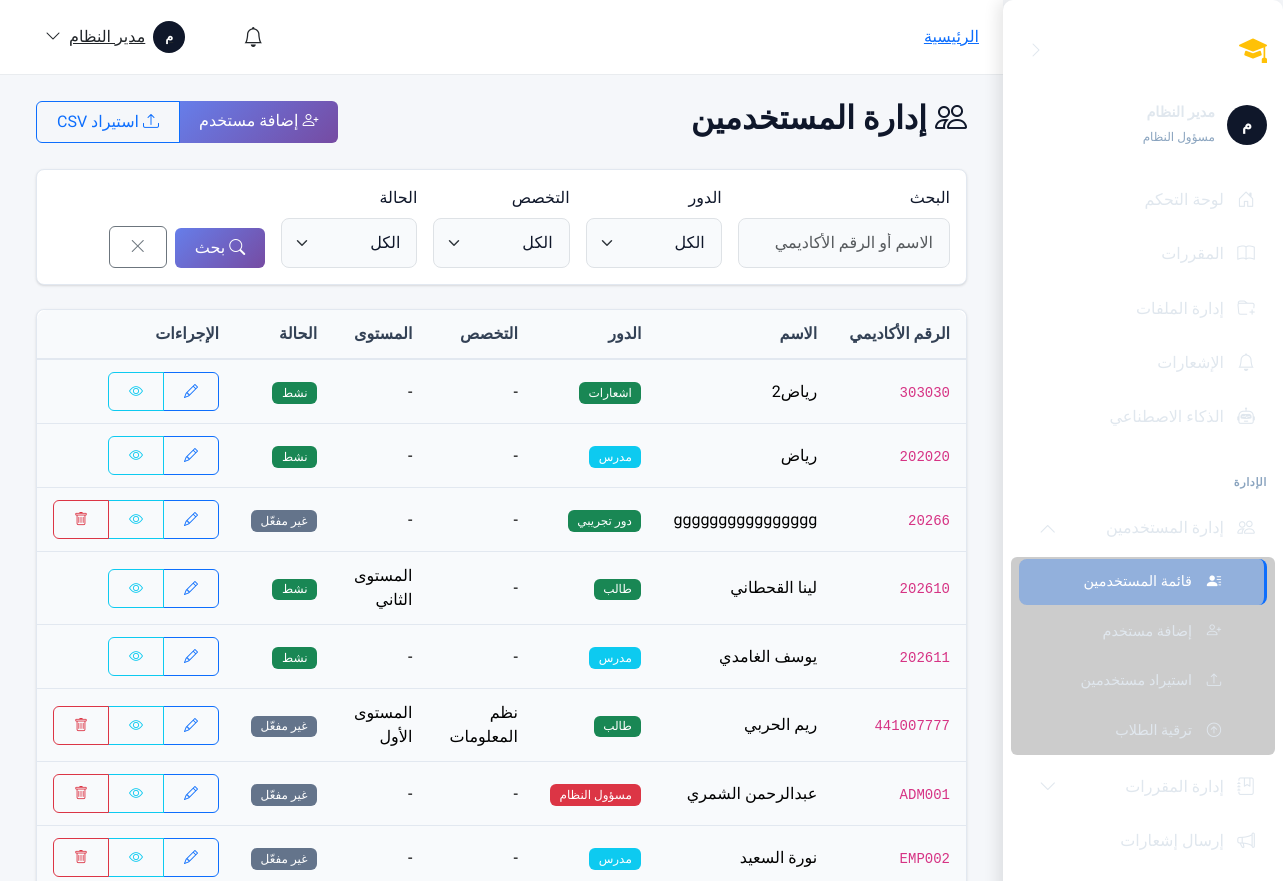
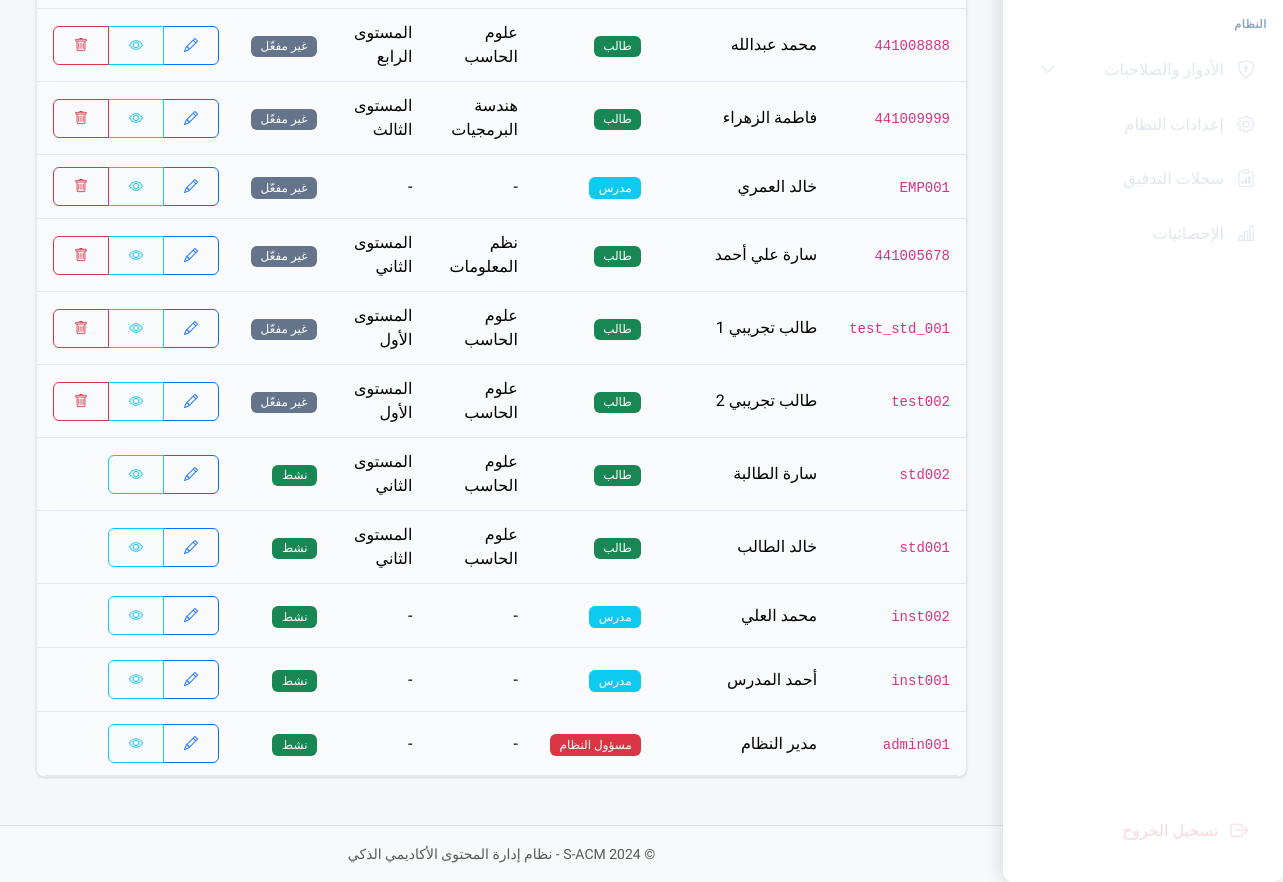
The page /accounts/admin/users/ (signed in) on the database its author committed (2 pictures, top to bottom).
### apps/accounts/models.py (models this page shows, shortened)
class User(AbstractBaseUser, PermissionsMixin):
    ACCOUNT_STATUS_CHOICES = [
        ('inactive', 'غير مفعّل'),
        ('active', 'مفعّل'),
        ('suspended', 'موقوف'),
    ]
    academic_id = models.CharField(
        max_length=50,
        unique=True,
        verbose_name='الرقم الأكاديمي/الوظيفي',
        help_text='الرقم الأكاديمي للطالب أو الرقم الوظيفي للموظف'
    )
    id_card_number = models.CharField(
        max_length=50,
        unique=True,
        verbose_name='رقم البطاقة الشخصية',
        help_text='يستخدم للتحقق من الهوية عند التفعيل'
    )
    full_name = models.CharField(
        max_length=150,
        verbose_name='الاسم الكامل'
    )
    email = models.EmailField(
        unique=True,
        blank=True,
        null=True,
        verbose_name='البريد الإلكتروني',
        help_text='يتم تعيينه عند التفعيل'
    )
    account_status = models.CharField(
        max_length=20,
        choices=ACCOUNT_STATUS_CHOICES,
        default='inactive',
        verbose_name='حالة الحساب'
    )
    role = models.ForeignKey(
        Role,
        on_delete=models.PROTECT,
        related_name='users',
        verbose_name='الدور',
        null=True,
        blank=True
    )
    major = models.ForeignKey(
        Major,
        on_delete=models.SET_NULL,
        related_name='students',
        verbose_name='التخصص',
        null=True,
        blank=True,
        help_text='للطلاب فقط'
    )
    level = models.ForeignKey(
        Level,
        on_delete=models.SET_NULL,
        related_name='students',
        verbose_name='المستوى',
        null=True,
        blank=True,
        help_text='للطلاب فقط'
    )
    is_staff = models.BooleanField(default=False, verbose_name='موظف')
    is_active = models.BooleanField(default=True, verbose_name='نشط')
    date_joined = models.DateTimeField(default=timezone.now, verbose_name='تاريخ الانضمام')
    last_login = models.DateTimeField(null=True, blank=True, verbose_name='آخر تسجيل دخول')
    profile_picture = models.ImageField(
        upload_to='profiles/',
        blank=True,
        null=True,
        verbose_name='صورة الملف الشخصي'
    )
    phone_number = models.CharField(
        max_length=20,
        blank=True,
        null=True,
        verbose_name='رقم الهاتف'
    )
    objects = UserManager()
    USERNAME_FIELD = 'academic_id'
    REQUIRED_FIELDS = ['full_name', 'id_card_number']
    class Meta:
        db_table = 'users'
        verbose_name = 'مستخدم'
        verbose_name_plural = 'المستخدمون'
        indexes = [
            models.Index(fields=['academic_id']),
            models.Index(fields=['email']),
            models.Index(fields=['account_status']),
        ]
    def is_admin(self):
        return self.role and self.role.code == Role.ADMIN
    def is_instructor(self):
        return self.role and self.role.code == Role.INSTRUCTOR
    def is_student(self):
        return self.role and self.role.code == Role.STUDENT

class Role(models.Model):
    ADMIN = 'admin'
    INSTRUCTOR = 'instructor'
    STUDENT = 'student'
    code = models.CharField(
        max_length=50,
        unique=True,
        verbose_name='كود الدور',
        help_text='معرف فريد للدور (بالإنجليزية، مثل: admin, instructor)'
    )
    display_name = models.CharField(
        max_length=100,
        verbose_name='اسم العرض',
        help_text='الاسم الذي يظهر للمستخدم'
    )
    description = models.TextField(
        blank=True,
        null=True,
        verbose_name='وصف الدور'
    )
    is_system = models.BooleanField(
        default=False,
        verbose_name='دور نظام',
        help_text='الأدوار الافتراضية التي لا يمكن حذفها'
    )
    is_active = models.BooleanField(
        default=True,
        verbose_name='نشط'
    )
    created_at = models.DateTimeField(auto_now_add=True, verbose_name='تاريخ الإنشاء')
    updated_at = models.DateTimeField(auto_now=True, verbose_name='تاريخ التحديث')
    class Meta:
        db_table = 'roles'
        verbose_name = 'دور'
        verbose_name_plural = 'الأدوار'
        ordering = ['-is_system', 'display_name']

class Level(models.Model):
    level_name = models.CharField(
        max_length=50,
        unique=True,
        verbose_name='اسم المستوى'
    )
    level_number = models.PositiveIntegerField(
        unique=True,
        verbose_name='رقم المستوى',
        help_text='رقم ترتيبي للمستوى (1, 2, 3, 4) يستخدم في الترقية الجماعية'
    )
    description = models.TextField(
        blank=True,
        null=True,
        verbose_name='وصف المستوى'
    )
    class Meta:
        db_table = 'levels'
        verbose_name = 'مستوى'
        verbose_name_plural = 'المستويات'
        ordering = ['level_number']

class Major(models.Model):
    major_name = models.CharField(
        max_length=100,
        unique=True,
        verbose_name='اسم التخصص'
    )
    description = models.TextField(
        blank=True,
        null=True,
        verbose_name='وصف التخصص'
    )
    is_active = models.BooleanField(default=True, verbose_name='نشط')
    created_at = models.DateTimeField(auto_now_add=True, verbose_name='تاريخ الإنشاء')
    class Meta:
        db_table = 'majors'
        verbose_name = 'تخصص'
        verbose_name_plural = 'التخصصات'
        ordering = ['major_name']

### apps/accounts/views/admin.py (the view)
# urls.py: path('admin/users/', views.UserListView.as_view(), name='admin_user_list'),
class UserListView(LoginRequiredMixin, AdminRequiredMixin, ListView):
    model = User
    template_name = 'admin_panel/users/list.html'
    context_object_name = 'users'
    paginate_by = 20
    def get_queryset(self):
        queryset = User.objects.select_related('role', 'major', 'level')
        role = self.request.GET.get('role')
        major = self.request.GET.get('major')
        level = self.request.GET.get('level')
        status = self.request.GET.get('status')
        search = self.request.GET.get('search')
        if role:
            queryset = queryset.filter(role_id=role)
        if major:
            queryset = queryset.filter(major_id=major)
        if level:
            queryset = queryset.filter(level_id=level)
        if status:
            queryset = queryset.filter(account_status=status)
        if search:
            queryset = queryset.filter(
                models.Q(academic_id__icontains=search) |
                models.Q(full_name__icontains=search) |
                models.Q(email__icontains=search)
            )
        return queryset.order_by('-date_joined')
    def get_context_data(self, **kwargs):
        context = super().get_context_data(**kwargs)
        context['roles'] = Role.objects.all()
        context['majors'] = Major.objects.filter(is_active=True)
        context['levels'] = Level.objects.all()
        return context

### templates/admin_panel/users/list.html (shortened to what this page needs)
{% extends 'layouts/dashboard_base.html' %}
{% load static %}
{% block dashboard_content %}
<div class="container-fluid">
    <div class="d-flex justify-content-between align-items-center mb-4">
        <h2><i class="bi bi-people me-2"></i>إدارة المستخدمين</h2>
        <div class="btn-group">
            <a href="{% url 'accounts:admin_user_create' %}" class="btn btn-primary">
                <i class="bi bi-person-plus me-1"></i>إضافة مستخدم
            </a>
            <a href="{% url 'accounts:admin_user_import' %}" class="btn btn-outline-primary">
                <i class="bi bi-upload me-1"></i>استيراد CSV
            </a>
        </div>
    </div>
    <div class="card mb-4">
        <div class="card-body">
            <form method="get" class="row g-3">
                <div class="col-md-3">
                    <label class="form-label">البحث</label>
                    <input type="text" name="q" class="form-control" placeholder="الاسم أو الرقم الأكاديمي"
                        value="{{ request.GET.q }}">
                </div>
                <div class="col-md-2">
                    <label class="form-label">الدور</label>
                    <select name="role" class="form-select">
                        <option value="">الكل</option>
                    </select>
                </div>
                <div class="col-md-2">
                    <label class="form-label">التخصص</label>
                    <select name="major" class="form-select">
                        <option value="">الكل</option>
                    </select>
                </div>
                <div class="col-md-2">
                    <label class="form-label">الحالة</label>
                    <select name="status" class="form-select">
                        <option value="">الكل</option>
                    </select>
                </div>
                <div class="col-md-3 d-flex align-items-end">
                    <button type="submit" class="btn btn-primary me-2">
                        <i class="bi bi-search me-1"></i>بحث
                    </button>
                    <a href="{% url 'accounts:admin_user_list' %}" class="btn btn-outline-secondary">
                        <i class="bi bi-x-lg"></i>
                    </a>
                </div>
            </form>
        </div>
    </div>
    <div class="card">
        <div class="card-body p-0">
            <div class="table-responsive">
                <table class="table table-hover mb-0">
                    <thead>
                        <tr>
                            <th>الرقم الأكاديمي</th>
                            <th>الاسم</th>
                            <th>الدور</th>
                            <th>التخصص</th>
                            <th>المستوى</th>
                            <th>الحالة</th>
                            <th>الإجراءات</th>
                        </tr>
                    </thead>
                    <tbody>
                        {% for user in users %}
                        <tr>
                            <td><code>{{ user.academic_id }}</code></td>
                            <td>{{ user.full_name|default:"-" }}</td>
                            <td>
                                <span
                                    class="badge {% if user.role.code == 'admin' %}bg-danger{% elif user.role.code == 'instructor' %}bg-info{% else %}bg-success{% endif %}">
                                    {{ user.role.display_name|default:"-" }}
                                </span>
                            </td>
                            <td>{{ user.major.major_name|default:"-" }}</td>
                            <td>{{ user.level.level_name|default:"-" }}</td>
                            <td>
                                {% if user.account_status == 'active' %}
                                <span class="badge bg-success">نشط</span>
                                {% else %}
                                <span class="badge bg-secondary">غير مفعّل</span>
                                {% endif %}
                            </td>
                            <td>
                                <div class="btn-group btn-group-sm">
                                    <a href="{% url 'accounts:admin_user_edit' user.pk %}"
                                        class="btn btn-outline-primary" title="تعديل">
                                        <i class="bi bi-pencil"></i>
                                    </a>
                                    <a href="{% url 'accounts:admin_user_detail' user.pk %}"
                                        class="btn btn-outline-info" title="عرض">
                                        <i class="bi bi-eye"></i>
                                    </a>
                                    {% if user.account_status == 'inactive' %}
                                    <button type="button" class="btn btn-outline-danger" title="حذف"
                                        data-bs-toggle="modal" data-bs-target="#deleteModal{{ user.pk }}">
                                        <i class="bi bi-trash"></i>
                                    </button>
                                    {% endif %}
                                </div>
                            </td>
                        </tr>
                        {% empty %}
                        <tr>
                            <td colspan="7" class="text-center py-4 text-muted">لا يوجد مستخدمين</td>
                        </tr>
                        {% endfor %}
                    </tbody>
                </table>
            </div>
        </div>
    </div>
</div>
{% endblock dashboard_content %}

### templates/layouts/dashboard_base.html (shortened to what this page needs)
{% extends 'base.html' %}
{% load static %}
{% load permissions %}
{% block extra_css %}
<link href="{% static 'css/sidebar.css' %}" rel="stylesheet">
<link href="{% static 'css/dashboard.css' %}" rel="stylesheet">
{% endblock %}
{% block body_class %}dashboard-page{% endblock %}
{% block content %}
<div class="dashboard-layout">
    {% include 'components/sidebar.html' %}
    <div class="dashboard-content">
        <header class="dashboard-navbar">
            {% block breadcrumb %}
            <nav aria-label="breadcrumb" class="d-none d-md-block">
                <ol class="breadcrumb mb-0">
                    <li class="breadcrumb-item"><a href="{% url 'core:dashboard' %}">الرئيسية</a></li>
                </ol>
            </nav>
            {% endblock %}
            <div class="d-flex align-items-center gap-3 ms-auto">
                <div class="dropdown">
                    <a class="btn btn-link position-relative text-dark" href="#" data-bs-toggle="dropdown">
                        <i class="bi bi-bell fs-5"></i>
                    </a>
                </div>
                <div class="dropdown">
                    <a class="btn btn-link text-dark d-flex align-items-center gap-2" href="#"
                        data-bs-toggle="dropdown">
                        <div class="avatar-circle bg-primary text-white"
                            style="width: 32px; height: 32px; font-size: 0.8rem;">
                            {{ request.user.full_name|slice:":1"|upper }}
                        </div>
                        <span class="d-none d-lg-inline">{{ request.user.full_name|truncatechars:15 }}</span>
                        <i class="bi bi-chevron-down"></i>
                    </a>
                </div>
            </div>
        </header>
        <main class="flex-grow-1 p-4" id="main-content">
            {% block dashboard_content %}{% endblock %}
        </main>
        <footer class="dashboard-footer text-center py-3 border-top bg-light">
            <small class="text-muted">© 2024 S-ACM - نظام إدارة المحتوى الأكاديمي الذكي</small>
        </footer>
    </div>
</div>
{% endblock %}

### templates/components/sidebar.html (shortened to what this page needs)
{% load permissions %}
<aside class="sidebar d-none d-md-flex" id="desktopSidebar" data-collapsed="false">
    <div class="sidebar-header">
        <a href="{% url 'core:home' %}" class="sidebar-brand">
            <i class="bi bi-mortarboard-fill brand-icon"></i>
            <span class="brand-text">S-ACM</span>
        </a>
        <button type="button" class="btn btn-link sidebar-toggle" id="sidebarToggle" aria-label="طي القائمة">
            <i class="bi bi-chevron-right toggle-icon"></i>
        </button>
    </div>
    <div class="sidebar-user">
        <div class="avatar-circle bg-primary text-white">
            {{ request.user.full_name|slice:":1"|upper }}
        </div>
        <div class="user-info">
            <div class="user-name">{{ request.user.full_name|truncatechars:20 }}</div>
            <small class="user-role">{{ user_role|default:"مستخدم" }}</small>
        </div>
    </div>
    <nav class="sidebar-nav flex-grow-1">
        {% include 'components/_sidebar_menu.html' with collapsed=False %}
    </nav>
    <div class="sidebar-footer">
        <a href="{% url 'accounts:logout' %}" class="sidebar-link logout-link">
            <i class="bi bi-box-arrow-right"></i>
            <span class="link-text">تسجيل الخروج</span>
        </a>
    </div>
</aside>

### rows shown on the page
User: user.full_name "م", user.full_name "مدير النظام", academic_id "admin001", full_name "مدير النظام", role.display_name "مسؤول النظام", major.major_name "-", level.level_name "-", account_status "نشط"
Role: display_name "مسؤول النظام"
User: academic_id "303030", full_name "رياض2", role.display_name "اشعارات", major.major_name "-", level.level_name "-", account_status "نشط"
User: academic_id "202020", full_name "رياض", role.display_name "مدرس", major.major_name "-", level.level_name "-", account_status "نشط"
User: academic_id "20266", full_name "gggggggggggggggg", role.display_name "دور تجريبي", major.major_name "-", level.level_name "-", account_status "غير مفعّل"
User: academic_id "202610", full_name "لينا القحطاني", role.display_name "طالب", major.major_name "-", level.level_name "المستوى الثاني", account_status "نشط"
User: academic_id "202611", full_name "يوسف الغامدي", role.display_name "مدرس", major.major_name "-", level.level_name "-", account_status "نشط"
User: academic_id "441007777", full_name "ريم الحربي", role.display_name "طالب", major.major_name "نظم المعلومات", level.level_name "المستوى الأول", account_status "غير مفعّل"
User: academic_id "ADM001", full_name "عبدالرحمن الشمري", role.display_name "مسؤول النظام", major.major_name "-", level.level_name "-", account_status "غير مفعّل"
User: academic_id "EMP002", full_name "نورة السعيد", role.display_name "مدرس", major.major_name "-", level.level_name "-", account_status "غير مفعّل"
User: academic_id "441008888", full_name "محمد عبدالله", role.display_name "طالب", major.major_name "علوم الحاسب", level.level_name "المستوى الرابع", account_status "غير مفعّل"
User: academic_id "441009999", full_name "فاطمة الزهراء", role.display_name "طالب", major.major_name "هندسة البرمجيات", level.level_name "المستوى الثالث", account_status "غير مفعّل"
User: academic_id "EMP001", full_name "خالد العمري", role.display_name "مدرس", major.major_name "-", level.level_name "-", account_status "غير مفعّل"
User: academic_id "441005678", full_name "سارة علي أحمد", role.display_name "طالب", major.major_name "نظم المعلومات", level.level_name "المستوى الثاني", account_status "غير مفعّل"
User: academic_id "test_std_001", full_name "طالب تجريبي 1", role.display_name "طالب", major.major_name "علوم الحاسب", level.level_name "المستوى الأول", account_status "غير مفعّل"
User: academic_id "test002", full_name "طالب تجريبي 2", role.display_name "طالب", major.major_name "علوم الحاسب", level.level_name "المستوى الأول", account_status "غير مفعّل"
User: academic_id "std002", full_name "سارة الطالبة", role.display_name "طالب", major.major_name "علوم الحاسب", level.level_name "المستوى الثاني", account_status "نشط"
User: academic_id "std001", full_name "خالد الطالب", role.display_name "طالب", major.major_name "علوم الحاسب", level.level_name "المستوى الثاني", account_status "نشط"
User: academic_id "inst002", full_name "محمد العلي", role.display_name "مدرس", major.major_name "-", level.level_name "-", account_status "نشط"
User: academic_id "inst001", full_name "أحمد المدرس", role.display_name "مدرس", major.major_name "-", level.level_name "-", account_status "نشط"

### other values the page prints
{{ item.label|default:item.title }} "لوحة التحكم" "المقررات" "إدارة الملفات" "الإشعارات" "الذكاء الاصطناعي" "إرسال إشعارات" "إعدادات النظام" "سجلات التدقيق" "الإحصائيات"
{{ item.label|default:item.title|slice:"4:-4" }} "الإدارة" "النظام"
{{ item.label|default:item.title }} "إدارة المستخدمين" "إدارة المقررات" "الأدوار والصلاحيات"
{{ child.label|default:child.title }} "قائمة المستخدمين" "إضافة مستخدم" "استيراد مستخدمين" "ترقية الطلاب"
